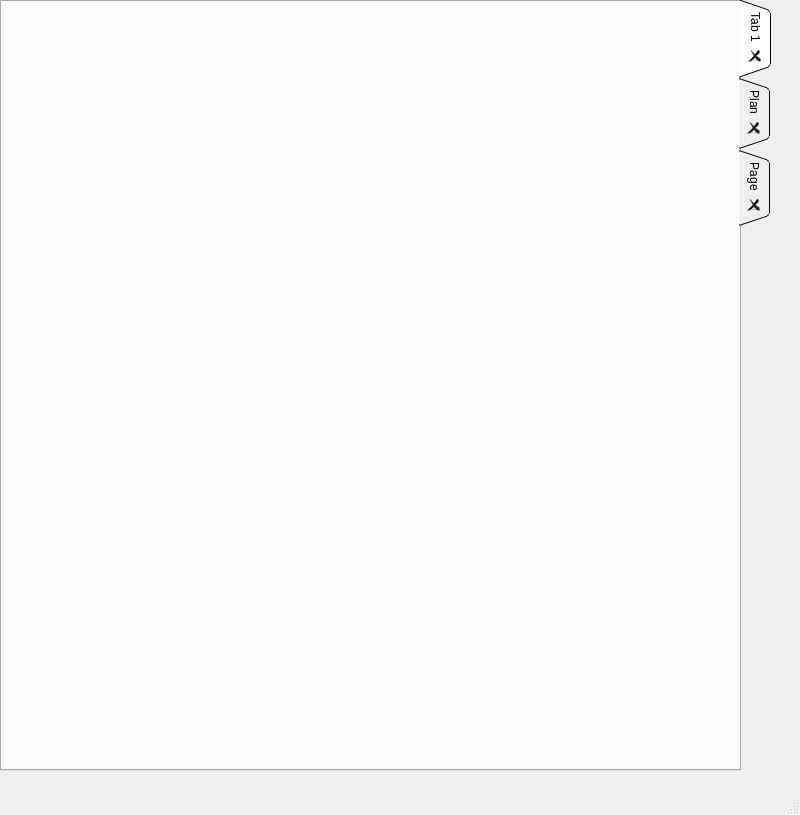
<?xml version="1.0" encoding="UTF-8"?>
<ui version="4.0">
 <class>MainWindow</class>
 <widget class="QMainWindow" name="MainWindow">
  <property name="geometry">
   <rect>
    <x>0</x>
    <y>0</y>
    <width>800</width>
    <height>815</height>
   </rect>
  </property>
  <property name="windowTitle">
   <string>MainWindow</string>
  </property>
  <widget class="QWidget" name="centralwidget">
   <widget class="QTabWidget" name="tabWidget">
    <property name="geometry">
     <rect>
      <x>0</x>
      <y>0</y>
      <width>771</width>
      <height>771</height>
     </rect>
    </property>
    <property name="layoutDirection">
     <enum>Qt::LeftToRight</enum>
    </property>
    <property name="tabPosition">
     <enum>QTabWidget::East</enum>
    </property>
    <property name="tabShape">
     <enum>QTabWidget::Triangular</enum>
    </property>
    <property name="currentIndex">
     <number>0</number>
    </property>
    <property name="elideMode">
     <enum>Qt::ElideRight</enum>
    </property>
    <property name="tabsClosable">
     <bool>true</bool>
    </property>
    <property name="movable">
     <bool>true</bool>
    </property>
    <property name="tabBarAutoHide">
     <bool>true</bool>
    </property>
    <widget class="QWidget" name="tab">
     <attribute name="title">
      <string>Tab 1</string>
     </attribute>
     <widget class="QLabel" name="label">
      <property name="geometry">
       <rect>
        <x>20</x>
        <y>10</y>
        <width>721</width>
        <height>721</height>
       </rect>
      </property>
      <property name="text">
       <string/>
      </property>
      <property name="pixmap">
       <pixmap>../../../../Downloads/coop.jpg</pixmap>
      </property>
     </widget>
    </widget>
    <widget class="QWidget" name="Plann">
     <attribute name="title">
      <string>Plan</string>
     </attribute>
     <widget class="QLabel" name="label_2">
      <property name="geometry">
       <rect>
        <x>80</x>
        <y>10</y>
        <width>581</width>
        <height>751</height>
       </rect>
      </property>
      <property name="frameShape">
       <enum>QFrame::StyledPanel</enum>
      </property>
      <property name="text">
       <string/>
      </property>
      <property name="pixmap">
       <pixmap>../../../../Downloads/coop3.jpg</pixmap>
      </property>
      <property name="margin">
       <number>10</number>
      </property>
      <property name="indent">
       <number>-2</number>
      </property>
     </widget>
    </widget>
    <widget class="QWidget" name="tab_2">
     <attribute name="title">
      <string>Page</string>
     </attribute>
    </widget>
   </widget>
  </widget>
  <widget class="QMenuBar" name="menubar">
   <property name="geometry">
    <rect>
     <x>0</x>
     <y>0</y>
     <width>800</width>
     <height>22</height>
    </rect>
   </property>
  </widget>
  <widget class="QStatusBar" name="statusbar"/>
 </widget>
 <resources/>
 <connections/>
</ui>
